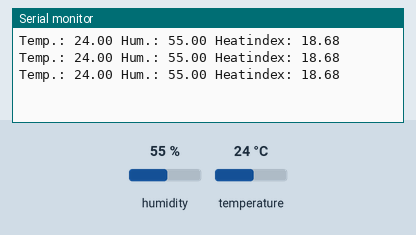
A program run on a simulated ESP32. Parts: the last lines printed to the serial monitor. Inputs (shaded band) come from the test bench; at power-on: humidity 55 %, temperature 24 °C.

Above: at 6.8 s.
6.9 s: humidity set to 22 %
At 10.6 s:
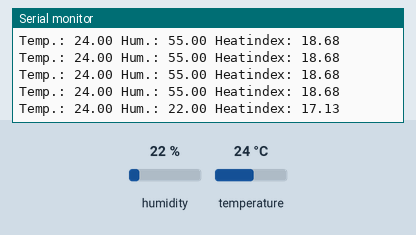
12.3 s: temperature set to 12 °C
At 14.9 s:
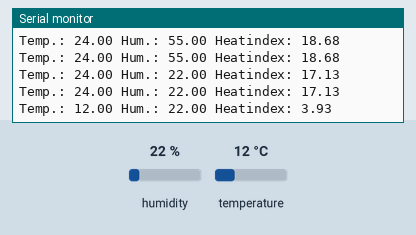
17.7 s: humidity set to 40 %
At 19.1 s:
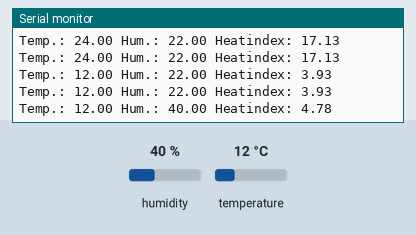
Timing chart, 0 to 20.7 s (numbered marks = the images above; inputs shaded):
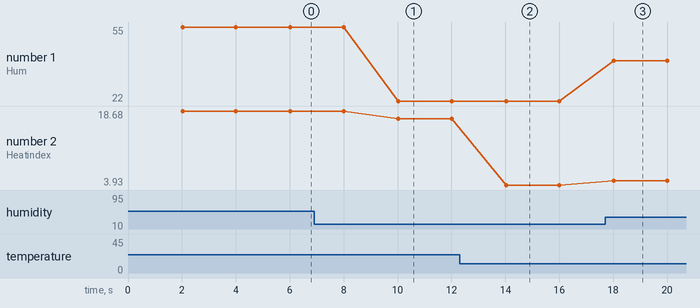

The program:

main.cpp
```cpp
/*
        _          _ ______ _____ _____
       (_)        | |  ____|  __ \_   _|
  _ __  ___  _____| | |__  | |  | || |
 | '_ \| \ \/ / _ \ |  __| | |  | || |
 | |_) | |>  <  __/ | |____| |__| || |_
 | .__/|_/_/\_\___|_|______|_____/_____|
 | |
 |_|

www.pixeledi.eu | https://linktr.ee/pixeledi
DHT22  | V1.0 | 05.2023

*/

#include <Arduino.h>
#include <Adafruit_Sensor.h>
#include <DHT.h>

#define DHTPIN 26
#define DHTTYPE DHT11
//#define DHTTYPE DHT22

unsigned long previousMillis = millis();

DHT dht(DHTPIN, DHTTYPE);

void setup()
{
  Serial.begin(115200);
  dht.begin();
}

void loop()
{

  unsigned long currentMillis = millis();

  if (currentMillis - previousMillis >= (1000 * 2))
  {
    previousMillis = currentMillis;
    float h = dht.readHumidity();
    float t = dht.readTemperature();

    float hif = dht.computeHeatIndex(t, h);

    Serial.print("Temp.: ");
    Serial.print(t);
    Serial.print(" Hum.: ");
    Serial.print(h);
    // like a fealt temperature which includes the humidity
    Serial.print(" Heatindex: ");
    Serial.println(hif);
  }
}
```

Measured:
- after the input at 6.9 s, the serial monitor: prints a new line after 3.1 s (image 1)
- after the input at 12.3 s, the serial monitor: prints a new line after 1.7 s (image 2)
- after the input at 17.7 s, the serial monitor: prints a new line after 0.32 s (image 3)
- plotted number 1: 55 → 22 after the input at 6.9 s, 22 → 40 after the input at 17.7 s
- plotted number 2: 18.68 → 17.13 after the input at 6.9 s, 17.13 → 3.93 after the input at 12.3 s, 3.93 → 4.78 after the input at 17.7 s
